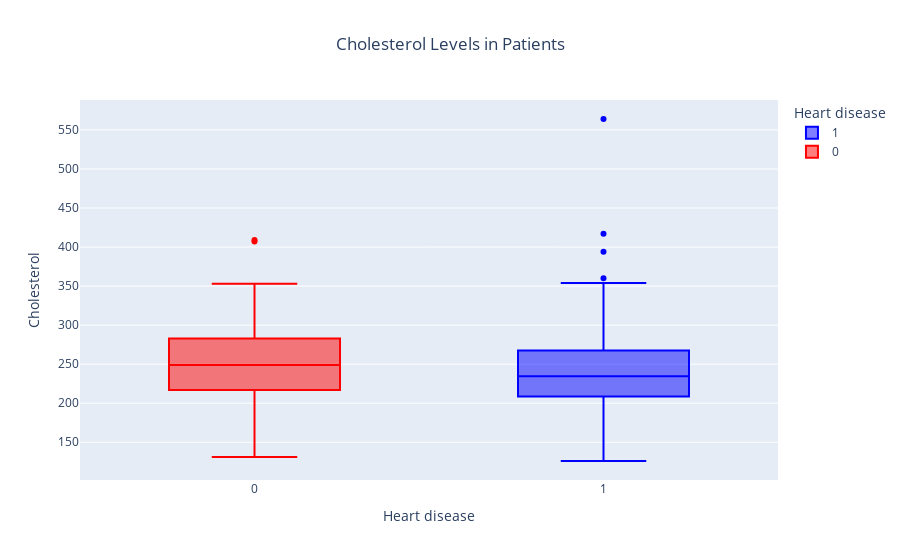

This figure's notebook cell:
### Markdown cell above
How do cholesterol levels vary among stroke patients❓

### Code cell
fig = px.box(heart, x="target", y="cholestoral", color="target",
             title="Cholesterol Levels in Patients",
             labels={"target": "Heart disease", "cholestoral": "Cholesterol"},
             color_discrete_sequence=["blue", "red"])

fig.update_layout(title_x=0.5)
fig.show()

### Figure 1 — Plotly figure (JSON) as saved in the notebook; plotly's stock layout.template omitted (floating-point values rounded to 4 significant figures; data arrays with more than 128 entries replaced by an {"elided": "..."} marker saying what was removed)
{"data": [{"alignmentgroup": "True", "hovertemplate": "Heart disease=%{x}<br>Cholesterol=%{y}<extra></extra>", "legendgroup": "1", "marker": {"color": "blue"}, "name": "1", "notched": false, "offsetgroup": "1", "orientation": "v", "showlegend": true, "type": "box", "x": {"elided": "164 int values"}, "x0": " ", "xaxis": "x", "y": {"elided": "164 int values"}, "y0": " ", "yaxis": "y"}, {"alignmentgroup": "True", "hovertemplate": "Heart disease=%{x}<br>Cholesterol=%{y}<extra></extra>", "legendgroup": "0", "marker": {"color": "red"}, "name": "0", "notched": false, "offsetgroup": "0", "orientation": "v", "showlegend": true, "type": "box", "x": {"elided": "138 int values"}, "x0": " ", "xaxis": "x", "y": {"elided": "138 int values"}, "y0": " ", "yaxis": "y"}], "layout": {"boxmode": "overlay", "legend": {"title": {"text": "Heart disease"}, "tracegroupgap": 0}, "title": {"text": "Cholesterol Levels in Patients", "x": 0.5}, "xaxis": {"anchor": "y", "categoryarray": [1, 0], "categoryorder": "array", "domain": [0, 1], "title": {"text": "Heart disease"}}, "yaxis": {"anchor": "x", "domain": [0, 1], "title": {"text": "Cholesterol"}}}}
